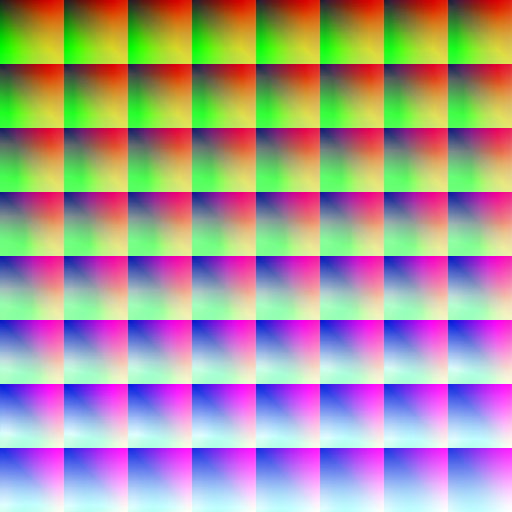
#> input picture lut/lookup_vx.png, 512 x 512 px
$ python oldschoolvideo.py   (Python 2 division)   (older library calls are emulated)
#> lines starting #> are read from the running program, lines starting #| are printed output that depends on the picture
### zzlut.py
# coding:utf-8
from cv2 import cv2
import numpy as np
import os
import time

class MYLUT: # my lut filter
    '''
    originlut.shape
    (512, 512, 3) [0, 63]
    '''
    def __init__(self, lutpath='whatthehelllutfile.png'):
#> called with lutpath = 'lut/lookup_vx.png'
        self.loaded = True
        if not os.path.exists(lutpath):
            print('Can not load lut file: {}, try to search in .py path'.format(lutpath))
            lutpath = '{}/{}'.format(os.path.split(os.path.realpath(__file__))[0], lutpath)
            if not os.path.exists(lutpath):
                self.loaded = False
                print('Still can not load lut file: {}'.format(lutpath))
                return
            else:
                print('Using lut file: {}'.format(lutpath))
        lut = cv2.imread(lutpath)
#> lut is the input picture: shape (512, 512, 3); mean B, G, R 151.4, 153.2, 166.3
        cube64rows = 8
        cube64size = 64
        cube256size = 256
        cubescale = cube256size / cube64size
        # turn this (64,64,64,3) into (256,256,256,3)
        reshapelut = np.zeros((cube256size, cube256size, cube256size, 3))
        for i in range(cube64size):
            cx = (i % cube64rows) * cube64size
            cy = (i / cube64rows) * cube64size
            cube64 = lut[cy:cy + cube64size, cx:cx + cube64size]
            # some lut is jpg, which need to be fixed
            # cube64[0] = cube64[1]
            # cube64[cube64size - 1] = cube64[cube64size - 2]
            # cube64[:, 0] = cube64[:, 1]
            # cube64[:, cube64size - 1] = cube64[:, cube64size - 2]
            cube62 = cube64[1: cube64size - 1, 1: cube64size - 1]
            cube64 = cv2.resize(cube62, (cube64size, cube64size))

            cube256 = cv2.resize(cube64, (cube256size, cube256size))
            i = i * cubescale
            for k in range(cubescale):
                reshapelut[i + k] = cube256
#> this loop made 64 passes
#> pass 1, in __init__, `cube64 = lut[cy:cy + cube64size, cx:cx + cube64size]`:
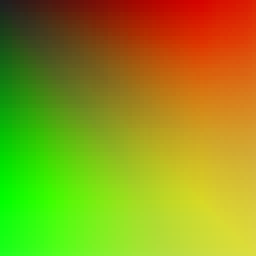
#> cube64: shape (64, 64, 3) (shown 4 times larger); mean B, G, R 24.2, 151.2, 142.5
#> after the loop:
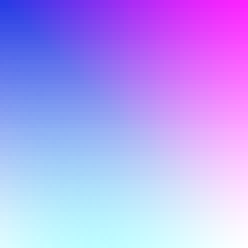
#> cube62: shape (62, 62, 3) (shown 4 times larger); mean B, G, R 247.6, 161.4, 181.1
        self.lut = reshapelut.astype(np.float)

    # [39 lines left out: functions imageInLut, testLut, not called in this run]

# [2 lines that do not run on import are left out]

### oldschoolvideo.py
# coding:utf-8
from cv2 import cv2
import numpy as np
import os
import time
import argparse
from tqdm import tqdm
from zzlut import MYLUT
import videoaudiomix

# define some vars
parser = argparse.ArgumentParser()
parser.add_argument("-i", "--input", type = str, default = '/Users/jam/Desktop/test.mp4')
parser.add_argument("-o", "--output", type = str, default = '/Users/jam/Desktop/test_out.MP4')
parser.add_argument("-lut", "--lutpath", type = str, default = 'lut/lookup_vx.png')
parser.add_argument("-height", "--perferheight", type = int, default = 480)
parser.add_argument("-fps", "--framepersecond", type = int, default = 30)
parser.add_argument("-x264", "--encode264", type = int, default = 1)
userArgs = vars(parser.parse_args())

# lut
lut = MYLUT(lutpath=userArgs['lutpath'])

def USM(src):
    val = 3
    blur = cv2.GaussianBlur(src, (7, 7), 3)
    val = 4
    blur = cv2.GaussianBlur(src, (5, 5), 0)
    res = cv2.addWeighted(src, val, blur, 1.0 - val, 0)
    return res

def purpleFringe(src, move = 1):
    copy = src
    cols = copy.shape[1]
    toLeft = copy[:, :, 1]
    toLeft[:, :cols - move] = toLeft[:, move:]
    return copy

def handleImage(src):
    copy = src.copy()
    # copy = purpleFringe(copy)
    copy = cv2.GaussianBlur(copy, (5, 5), 0)
    copy = USM(copy)
    copy = lut.imageInLut(copy, 1)
    copy[0::2] = copy[1::2]
    return copy
'''
    # vx ? by code
    # make more yellow
    B = copy[:, :, 0]
    B[:, :] = B[:, :] * 0.9
    # change Saturation
    HSV = cv2.cvtColor(copy, cv2.COLOR_BGR2HSV)
    S = HSV[:, :, 1]
    S[:, :] = S[:, :] * 0.6
    # make brighter
    Vfloat = HSV[:, :, 2].astype(np.float)
    Vfloat *= 1.3
    Vfloat += 20
    Vfloat[Vfloat > 255] = 255
    HSV[:, :, 2] = Vfloat.reshape(S.shape)
    copy = cv2.cvtColor(HSV, cv2.COLOR_HSV2BGR)
    return copy
'''

def progressVideo(src, output, encodewith264, framepersecond, perferheight):
    if not os.path.exists(src):
        print('Input video path {} does not exist'.format(src))
        return False
    cap = cv2.VideoCapture(src)
    width = cap.get(cv2.CAP_PROP_FRAME_WIDTH)
    height = cap.get(cv2.CAP_PROP_FRAME_HEIGHT)
    fps = cap.get(cv2.CAP_PROP_FPS)
    framecount = int(cap.get(cv2.CAP_PROP_FRAME_COUNT))

    # I prefer 4:3 video
    videoheight = int(perferheight)
    videowidth = int(float(videoheight) / float(height) * float(width))
    if videoheight > videowidth:
        videowidth = videoheight
        videoheight = int(float(videowidth) / float(width) * float(height))
    videosize = (videowidth, videoheight)
    storesize = [videowidth, videoheight]
    rate = float(width) / float(height)
    shouldCropCols = 0
    shouldCropRows = 0
    if rate > (4.0 / 3.0):
        storesize[0] = int(float(videoheight) / 3.0 * 4.0)
        shouldCropCols = int((videowidth - storesize[0]) / 2)
    elif rate < (3.0 / 4.0):
        storesize[1] = int(float(videowidth) / 4.0 * 3.0)
        shouldCropRows = int((videoheight - storesize[1]) / 2)
    storesize = (storesize[0], storesize[1])

    cacheNamePrefix = "cache_will_be_deleted_jowfajoasdfklajdsf"
    # clean old cache if need
    os.system("rm -rf {}*".format(cacheNamePrefix))
    cacheNameSuffix = time.strftime('%Y%m%d_%H%M%S')
    cacheVideoName = "{}_{}.mp4".format(cacheNamePrefix, cacheNameSuffix)

    videocoder = cv2.VideoWriter_fourcc(*'avc1')
    videowriter = cv2.VideoWriter(cacheVideoName, videocoder, fps, storesize)
    if videowriter.isOpened() == False:
        print('Fail to open video writer')
        return False

    progressloop = tqdm(range(framecount))
    for _ in progressloop:
        ret, frame = cap.read()
        if ret == False:
            break
        # frame = purpleFringe(frame, 2)
        frame = cv2.resize(frame, videosize)
        # crop frame into storesize
        if shouldCropCols > 0:
            frame = frame[:, shouldCropCols: shouldCropCols + storesize[0]]
        if shouldCropRows > 0:
            frame = frame[shouldCropRows: shouldCropRows + storesize[1]]
        frame = handleImage(frame)
        videowriter.write(frame)
    progressloop.close()
    cap.release()
    videowriter.release()
    print('Finish progress')

    # mix video and audio
    videoaudiomix.mixVideoAudio(cacheVideoName, src, output, fps=framepersecond)

    print("Cleaning cache")
    os.system("rm -rf {}*".format(cacheNamePrefix))

    print("Finish remix")
    print("Done")

def progressImage(src, output = 'out.jpg'):
    print("Progressing")
    img = cv2.imread(src)
    img = cv2.resize(img, (640, 480))
    vhs = handleImage(img)
    cv2.imshow('output', vhs)
    cv2.waitKey(0)
    cv2.destroyAllWindows()
    print("Done")

if __name__ == "__main__":
    # progressImage('/Users/zjj/Downloads/IMG_A942617EA720-1.jpeg')
    # exit()
    progressVideo(userArgs["input"], output = userArgs["output"], encodewith264 = userArgs["encode264"], perferheight = userArgs["perferheight"], framepersecond = userArgs["framepersecond"])
